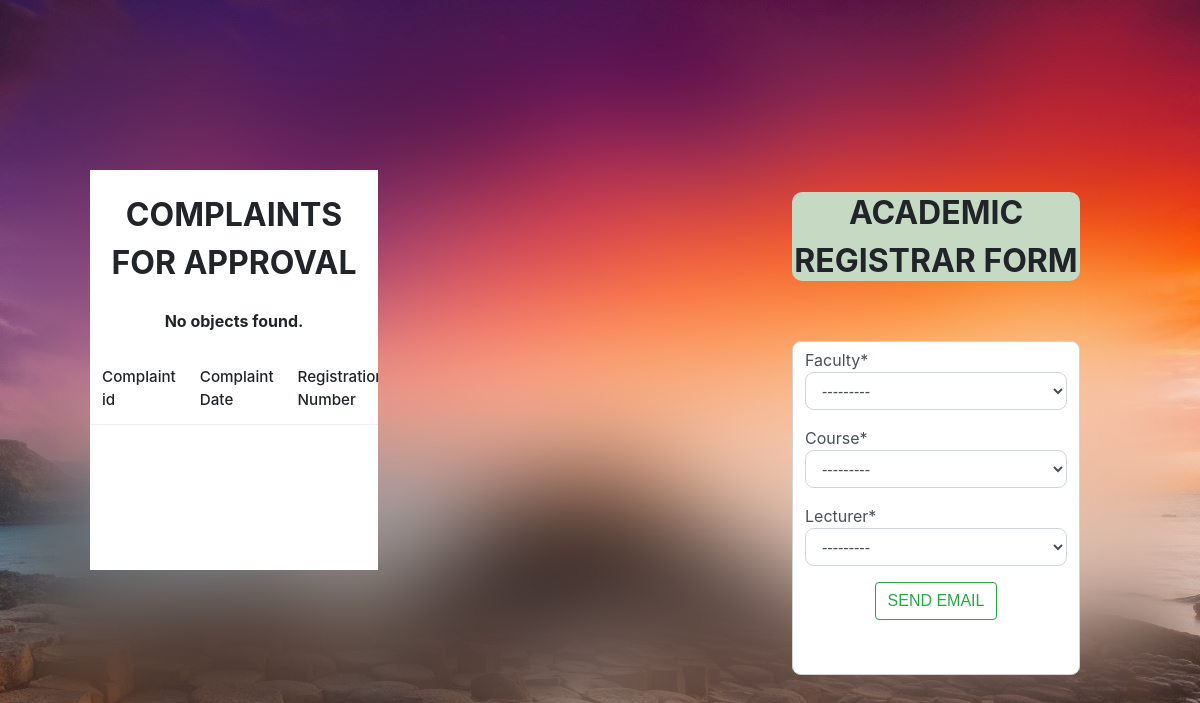
Before: /ar/ (signed in) with the older database file.
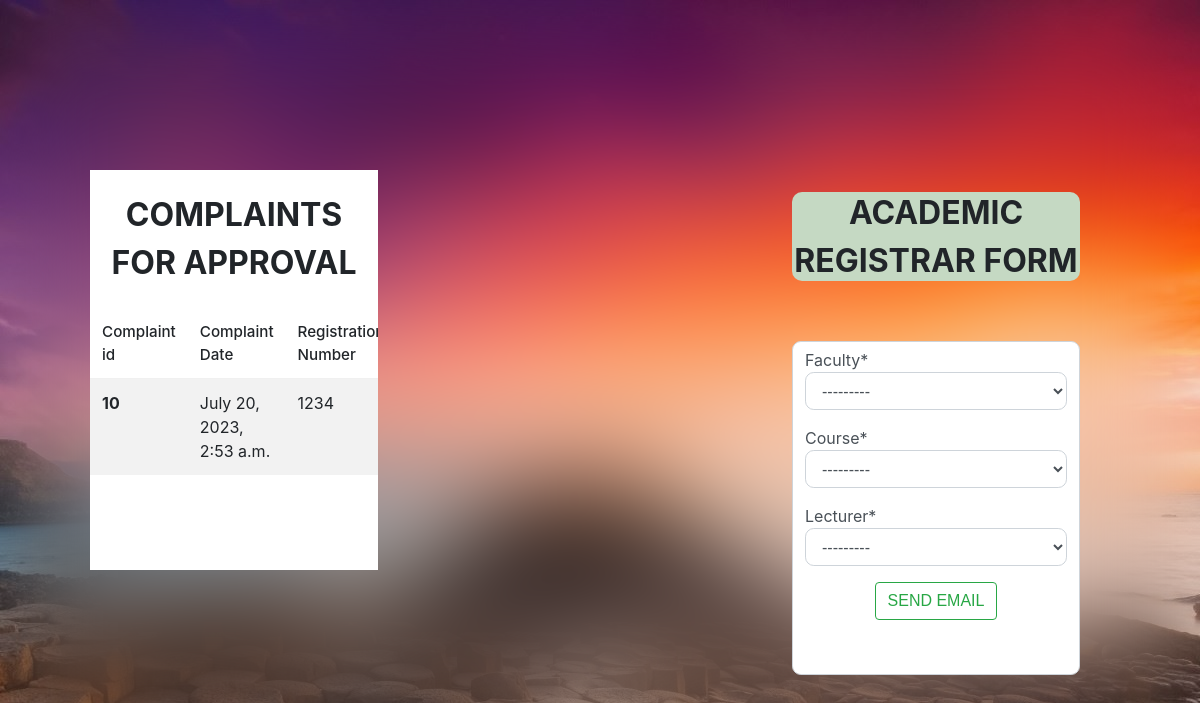
After: the same page with the newer database file.
### exam/models.py (models this page shows)
class Complaint(models.Model):
    type=[("Remark", 'Re-mark'),
        ("Missing_Marks", 'Missing marks'), ]
    YearOfExam=[("Year_1", 'Year 1'),
        ("Year_2", 'Year 2'),
        ("Year_3", 'Year 3'),
        ("Year_4", 'Year 4'),
        ("Year_5", 'Year 5') ]
    studymode=[ ("DAY", 'DAY'),
        ("EVENING", 'EVENING'),
        ("WEEKEND", 'WEEKEND')  ]
    study=[ ("Semester", 'Semester'),
        ("Quarter", 'Quarter'),
        ("Term", 'Term'),]
    list=[("Semester_1", '1'),
        ("Semester_2", '2'),
        ("Semester_3", '3'),
        ("Semester_4", '4'),
        ("Semester_5", '5'),]
    status=[("Rejected", 'Rejected'),
        ("Approved", 'Approved'),]
    script=[  ("Not Found", 'Not Found'),
        ("Retrieved", 'Retrieved'),]
    approvals=[ ("Rejected", 'Rejected'),
        ("Pending", 'Pending'),
        ("Complaint Resolved", 'Complaint Resolved')  ]
    to_registrar =[
        ("Send to Academic Registrar", "Send to Academic Registrar")    ]
    Complaint_id = models.IntegerField(primary_key=True)
    track_code = models.CharField(max_length=15, default=False, unique=True)
    Date = models.DateTimeField(verbose_name='Date Submitted', auto_now=True)
    Registration_number = models.CharField(max_length=30)
    Complaint_type = models.CharField(max_length=30, choices=type)
    Paper_Code = models.CharField(max_length=30)
    Paper_Name = models.CharField(max_length=100)
    Year_Of_Exam = models.CharField(max_length=20, choices=YearOfExam)
    Study_System = models.CharField(max_length=30, choices=study)
    Sem_Qter = models.CharField(max_length=30, choices=list)
    Session = models.CharField(max_length=10, choices=studymode, default=False)
    Assigned_Lecturer = models.CharField(max_length=90)
    is_exam_office_approved = models.CharField(max_length=30, choices=approvals)
    is_store_approved =models.CharField(max_length=30, choices=script)
    to_ar = models.CharField(max_length=30, choices=to_registrar)
    is_ar_approved =models.CharField(max_length=30, choices=status)
    Complaint_resolved = models.CharField(max_length=30, choices=approvals)

### exam/views.py (the view)
# urls.py: path('ar/', ar_view, name='ar_page'),
def ar_view(request):
    if request.method == 'POST':
        form = ARForm(request.POST)
        if form.is_valid():
            form.save()
            return redirect('ar_page')
    else:
        form = ARForm()
    filtered_complaints = Complaint.objects.filter(to_ar="Send to Academic Registrar", is_ar_approved="")
    context = {
        'form': form,
        'filtered_complaints': filtered_complaints
        }
    return render(request, 'exam/ar_form.html', context)

### exam/forms.py (shortened to what this page needs)
class ARForm(forms.ModelForm):
    class Meta:
        model = AR
        fields = ( 'Faculty', 'Course', 'Lecturer')
    def __init__(self, *args, **kwargs):
        super().__init__(*args, **kwargs)
        self.fields['Lecturer'].queryset = Lecturer.objects.none()
        if 'Course' in self.data:
            try:
                course_id = int(self.data.get('Lecturer'))
                self.fields['Lecturer'].queryset = Lecturer.objects.filter(course_id=course_id).order_by('Name')
            except (ValueError, TypeError):
                pass  # invalid input from the client; ignore and fallback to empty Course queryset
        elif self.instance.pk:
            self.fields['Lecturer'].queryset = self.instance.Course.Lecturer_set.order_by('Name')

### exam/models.py (called while the page is built)
    def __str__(self):
        return f"{self.Faculty_Name}"

    def __str__(self):
        return f"{self.Course_Name}"

### exam/templates/exam/ar_form.html (shortened to what this page needs)
{% if user.is_superuser or user.is_ar %}
<!DOCTYPE html>
<html lang="en">
  <head>
    {% load static %}
    {% load crispy_forms_tags %}
    <link href="/static/css/group.css" rel="stylesheet" />
  </head>
  <body class="student">
    <div class="armain">
      <div class="arcomplaint">
        <h1>COMPLAINTS FOR APPROVAL</h1>
        <table class="table table-striped">
          <thead>
              <th scope="col">Complaint id</th>
              <th scope="col">Complaint Date</th>
              <th scope="col">Registration Number</th>
          </thead>
          <tbody>
            {% for filtered_complaints in filtered_complaints %}
              <tr>
                <th scope="row">{{filtered_complaints.Complaint_id}}</th>
                <td>{{filtered_complaints.Date}}</td>
                <td>{{filtered_complaints.Registration_number}}</td>
              </tr>
              {% empty %}
                <center><h4>No objects found.</h4></center>
            {% endfor %}
          </tbody>
      </table>
      </div>
      <div class="arheading">
        <div class="head">
            <h1>ACADEMIC REGISTRAR FORM</h1>
        </div>
        <div class="form-control" id="arForm" data-courses-url="{% url 'ajax_load_courses' %}" data-lecturers-url="{% url 'ajax_load_lecturers' %}" novalidate>
          <form method="POST">
              {{form|crispy}}
              <center>
              <div>
                  <button class="btn btn-outline-success">SEND EMAIL</button>
              </div><br><br>
              </center>
          </form>
        </div>
      </div>
    </div>
  </body>
</html>
{% endif %}

Changed rows visible on the page:
added Complaint: Complaint_id "10", Date "July 20, 2023, 2:53 a.m.", Registration_number "1234"
Other visible differences:
text no longer shown: "No objects found."
